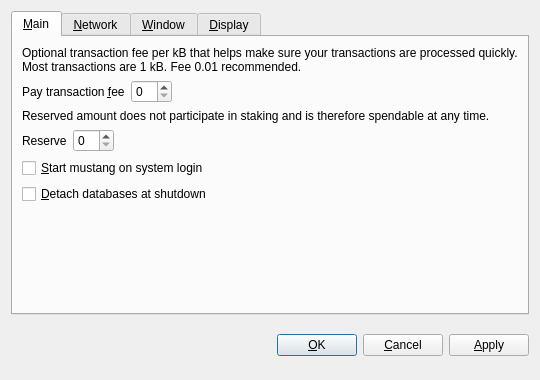
<?xml version="1.0" encoding="UTF-8"?>
<ui version="4.0">
 <class>OptionsDialog</class>
 <widget class="QDialog" name="OptionsDialog">
  <property name="geometry">
   <rect>
    <x>0</x>
    <y>0</y>
    <width>540</width>
    <height>380</height>
   </rect>
  </property>
  <property name="windowTitle">
   <string>Options</string>
  </property>
  <property name="modal">
   <bool>true</bool>
  </property>
  <layout class="QVBoxLayout" name="verticalLayout">
   <item>
    <widget class="QTabWidget" name="tabWidget">
     <property name="tabPosition">
      <enum>QTabWidget::North</enum>
     </property>
     <property name="currentIndex">
      <number>0</number>
     </property>
     <widget class="QWidget" name="tabMain">
      <attribute name="title">
       <string>&amp;Main</string>
      </attribute>
      <layout class="QVBoxLayout" name="verticalLayout_Main">
       <item>
        <widget class="QLabel" name="transactionFeeInfoLabel">
         <property name="text">
          <string>Optional transaction fee per kB that helps make sure your transactions are processed quickly. Most transactions are 1 kB. Fee 0.01 recommended.</string>
         </property>
         <property name="textFormat">
          <enum>Qt::PlainText</enum>
         </property>
         <property name="wordWrap">
          <bool>true</bool>
         </property>
        </widget>
       </item>
       <item>
        <layout class="QHBoxLayout" name="horizontalLayoutFee">
         <item>
          <widget class="QLabel" name="transactionFeeLabel">
           <property name="text">
            <string>Pay transaction &amp;fee</string>
           </property>
           <property name="textFormat">
            <enum>Qt::PlainText</enum>
           </property>
           <property name="buddy">
            <cstring>transactionFee</cstring>
           </property>
          </widget>
         </item>
         <item>
          <widget class="BitcoinAmountField" name="transactionFee"/>
         </item>
         <item>
          <spacer name="horizontalSpacerFee">
           <property name="orientation">
            <enum>Qt::Horizontal</enum>
           </property>
           <property name="sizeHint" stdset="0">
            <size>
             <width>40</width>
             <height>20</height>
            </size>
           </property>
          </spacer>
         </item>
        </layout>
       </item>
       <item>
        <widget class="QLabel" name="reserveBalanceInfoLabel">
         <property name="text">
          <string>Reserved amount does not participate in staking and is therefore spendable at any time.</string>
         </property>
         <property name="textFormat">
          <enum>Qt::PlainText</enum>
         </property>
         <property name="wordWrap">
          <bool>true</bool>
         </property>
        </widget>
       </item>
       <item>
        <layout class="QHBoxLayout" name="horizontalLayoutReserveBalance">
         <item>
          <widget class="QLabel" name="reserveBalanceLabel">
           <property name="text">
            <string>Reserve</string>
           </property>
           <property name="textFormat">
            <enum>Qt::PlainText</enum>
           </property>
           <property name="buddy">
            <cstring>reserveBalance</cstring>
           </property>
          </widget>
         </item>
         <item>
          <widget class="BitcoinAmountField" name="reserveBalance"/>
         </item>
         <item>
          <spacer name="horizontalSpacerReserveBalance">
           <property name="orientation">
            <enum>Qt::Horizontal</enum>
           </property>
           <property name="sizeHint" stdset="0">
            <size>
             <width>40</width>
             <height>20</height>
            </size>
           </property>
          </spacer>
         </item>
        </layout>
       </item>
       <item>
        <widget class="QCheckBox" name="bitcoinAtStartup">
         <property name="toolTip">
          <string>Automatically start mustang after logging in to the system.</string>
         </property>
         <property name="text">
          <string>&amp;Start mustang on system login</string>
         </property>
        </widget>
       </item>
       <item>
        <widget class="QCheckBox" name="detachDatabases">
         <property name="toolTip">
          <string>Detach block and address databases at shutdown. This means they can be moved to another data directory, but it slows down shutdown. The wallet is always detached.</string>
         </property>
         <property name="text">
          <string>&amp;Detach databases at shutdown</string>
         </property>
        </widget>
       </item>
       <item>
        <spacer name="verticalSpacer_Main">
         <property name="orientation">
          <enum>Qt::Vertical</enum>
         </property>
         <property name="sizeHint" stdset="0">
          <size>
           <width>20</width>
           <height>40</height>
          </size>
         </property>
        </spacer>
       </item>
      </layout>
     </widget>
     <widget class="QWidget" name="tabNetwork">
      <attribute name="title">
       <string>&amp;Network</string>
      </attribute>
      <layout class="QVBoxLayout" name="verticalLayout_Network">
       <item>
        <widget class="QCheckBox" name="mapPortUpnp">
         <property name="toolTip">
          <string>Automatically open the mustang client port on the router. This only works when your router supports UPnP and it is enabled.</string>
         </property>
         <property name="text">
          <string>Map port using &amp;UPnP</string>
         </property>
        </widget>
       </item>
       <item>
        <widget class="QCheckBox" name="connectSocks">
         <property name="toolTip">
          <string>Connect to the mustang network through a SOCKS proxy (e.g. when connecting through Tor).</string>
         </property>
         <property name="text">
          <string>&amp;Connect through SOCKS proxy:</string>
         </property>
        </widget>
       </item>
       <item>
        <layout class="QHBoxLayout" name="horizontalLayout_Network">
         <item>
          <widget class="QLabel" name="proxyIpLabel">
           <property name="text">
            <string>Proxy &amp;IP:</string>
           </property>
           <property name="textFormat">
            <enum>Qt::PlainText</enum>
           </property>
           <property name="buddy">
            <cstring>proxyIp</cstring>
           </property>
          </widget>
         </item>
         <item>
          <widget class="QValidatedLineEdit" name="proxyIp">
           <property name="maximumSize">
            <size>
             <width>140</width>
             <height>16777215</height>
            </size>
           </property>
           <property name="toolTip">
            <string>IP address of the proxy (e.g. 127.0.0.1)</string>
           </property>
          </widget>
         </item>
         <item>
          <widget class="QLabel" name="proxyPortLabel">
           <property name="text">
            <string>&amp;Port:</string>
           </property>
           <property name="textFormat">
            <enum>Qt::PlainText</enum>
           </property>
           <property name="buddy">
            <cstring>proxyPort</cstring>
           </property>
          </widget>
         </item>
         <item>
          <widget class="QLineEdit" name="proxyPort">
           <property name="maximumSize">
            <size>
             <width>55</width>
             <height>16777215</height>
            </size>
           </property>
           <property name="toolTip">
            <string>Port of the proxy (e.g. 9050)</string>
           </property>
          </widget>
         </item>
         <item>
          <widget class="QLabel" name="socksVersionLabel">
           <property name="text">
            <string>SOCKS &amp;Version:</string>
           </property>
           <property name="textFormat">
            <enum>Qt::PlainText</enum>
           </property>
           <property name="buddy">
            <cstring>socksVersion</cstring>
           </property>
          </widget>
         </item>
         <item>
          <widget class="QValueComboBox" name="socksVersion">
           <property name="toolTip">
            <string>SOCKS version of the proxy (e.g. 5)</string>
           </property>
          </widget>
         </item>
         <item>
          <spacer name="horizontalSpacer_Network">
           <property name="orientation">
            <enum>Qt::Horizontal</enum>
           </property>
           <property name="sizeHint" stdset="0">
            <size>
             <width>40</width>
             <height>20</height>
            </size>
           </property>
          </spacer>
         </item>
        </layout>
       </item>
       <item>
        <spacer name="verticalSpacer_Network">
         <property name="orientation">
          <enum>Qt::Vertical</enum>
         </property>
         <property name="sizeHint" stdset="0">
          <size>
           <width>20</width>
           <height>40</height>
          </size>
         </property>
        </spacer>
       </item>
      </layout>
     </widget>
     <widget class="QWidget" name="tabWindow">
      <attribute name="title">
       <string>&amp;Window</string>
      </attribute>
      <layout class="QVBoxLayout" name="verticalLayout_Window">
       <item>
        <widget class="QCheckBox" name="minimizeToTray">
         <property name="toolTip">
          <string>Show only a tray icon after minimizing the window.</string>
         </property>
         <property name="text">
          <string>&amp;Minimize to the tray instead of the taskbar</string>
         </property>
        </widget>
       </item>
       <item>
        <widget class="QCheckBox" name="minimizeOnClose">
         <property name="toolTip">
          <string>Minimize instead of exit the application when the window is closed. When this option is enabled, the application will be closed only after selecting Quit in the menu.</string>
         </property>
         <property name="text">
          <string>M&amp;inimize on close</string>
         </property>
        </widget>
       </item>
       <item>
        <spacer name="verticalSpacer_Window">
         <property name="orientation">
          <enum>Qt::Vertical</enum>
         </property>
         <property name="sizeHint" stdset="0">
          <size>
           <width>20</width>
           <height>40</height>
          </size>
         </property>
        </spacer>
       </item>
      </layout>
     </widget>
     <widget class="QWidget" name="tabDisplay">
      <attribute name="title">
       <string>&amp;Display</string>
      </attribute>
      <layout class="QVBoxLayout" name="verticalLayout_Display">
       <item>
        <layout class="QHBoxLayout" name="horizontalLayout_1_Display">
         <item>
          <widget class="QLabel" name="langLabel">
           <property name="text">
            <string>User Interface &amp;language:</string>
           </property>
           <property name="textFormat">
            <enum>Qt::PlainText</enum>
           </property>
           <property name="buddy">
            <cstring>lang</cstring>
           </property>
          </widget>
         </item>
         <item>
          <widget class="QValueComboBox" name="lang">
           <property name="toolTip">
            <string>The user interface language can be set here. This setting will take effect after restarting mustang.</string>
           </property>
          </widget>
         </item>
        </layout>
       </item>
       <item>
        <layout class="QHBoxLayout" name="horizontalLayout_2_Display">
         <item>
          <widget class="QLabel" name="unitLabel">
           <property name="text">
            <string>&amp;Unit to show amounts in:</string>
           </property>
           <property name="textFormat">
            <enum>Qt::PlainText</enum>
           </property>
           <property name="buddy">
            <cstring>unit</cstring>
           </property>
          </widget>
         </item>
         <item>
          <widget class="QValueComboBox" name="unit">
           <property name="toolTip">
            <string>Choose the default subdivision unit to show in the interface and when sending coins.</string>
           </property>
          </widget>
         </item>
        </layout>
       </item>
       <item>
        <widget class="QCheckBox" name="displayAddresses">
         <property name="toolTip">
          <string>Whether to show mustang addresses in the transaction list or not.</string>
         </property>
         <property name="text">
          <string>&amp;Display addresses in transaction list</string>
         </property>
        </widget>
       </item>
       <item>
        <widget class="QCheckBox" name="coinControlFeatures">
         <property name="toolTip">
          <string>Whether to show coin control features or not.</string>
         </property>
         <property name="text">
          <string>Display coin &amp;control features (experts only!)</string>
         </property>
        </widget>
       </item>
       <item>
        <spacer name="verticalSpacer_Display">
         <property name="orientation">
          <enum>Qt::Vertical</enum>
         </property>
         <property name="sizeHint" stdset="0">
          <size>
           <width>20</width>
           <height>40</height>
          </size>
         </property>
        </spacer>
       </item>
      </layout>
     </widget>
    </widget>
   </item>
   <item>
    <layout class="QHBoxLayout" name="horizontalLayout_Buttons">
     <item>
      <spacer name="horizontalSpacer_1">
       <property name="orientation">
        <enum>Qt::Horizontal</enum>
       </property>
       <property name="sizeHint" stdset="0">
        <size>
         <width>40</width>
         <height>48</height>
        </size>
       </property>
      </spacer>
     </item>
     <item>
      <widget class="QLabel" name="statusLabel">
       <property name="font">
        <font>
         <weight>75</weight>
         <bold>true</bold>
        </font>
       </property>
       <property name="text">
        <string/>
       </property>
       <property name="textFormat">
        <enum>Qt::PlainText</enum>
       </property>
       <property name="wordWrap">
        <bool>true</bool>
       </property>
      </widget>
     </item>
     <item>
      <spacer name="horizontalSpacer_2">
       <property name="orientation">
        <enum>Qt::Horizontal</enum>
       </property>
       <property name="sizeHint" stdset="0">
        <size>
         <width>40</width>
         <height>48</height>
        </size>
       </property>
      </spacer>
     </item>
     <item>
      <widget class="QPushButton" name="okButton">
       <property name="text">
        <string>&amp;OK</string>
       </property>
      </widget>
     </item>
     <item>
      <widget class="QPushButton" name="cancelButton">
       <property name="text">
        <string>&amp;Cancel</string>
       </property>
       <property name="autoDefault">
        <bool>false</bool>
       </property>
      </widget>
     </item>
     <item>
      <widget class="QPushButton" name="applyButton">
       <property name="text">
        <string>&amp;Apply</string>
       </property>
       <property name="autoDefault">
        <bool>false</bool>
       </property>
      </widget>
     </item>
    </layout>
   </item>
  </layout>
 </widget>
 <customwidgets>
  <customwidget>
   <class>BitcoinAmountField</class>
   <extends>QSpinBox</extends>
   <header>bitcoinamountfield.h</header>
  </customwidget>
  <customwidget>
   <class>QValueComboBox</class>
   <extends>QComboBox</extends>
   <header>qvaluecombobox.h</header>
  </customwidget>
  <customwidget>
   <class>QValidatedLineEdit</class>
   <extends>QLineEdit</extends>
   <header>qvalidatedlineedit.h</header>
  </customwidget>
 </customwidgets>
 <resources/>
 <connections/>
</ui>
